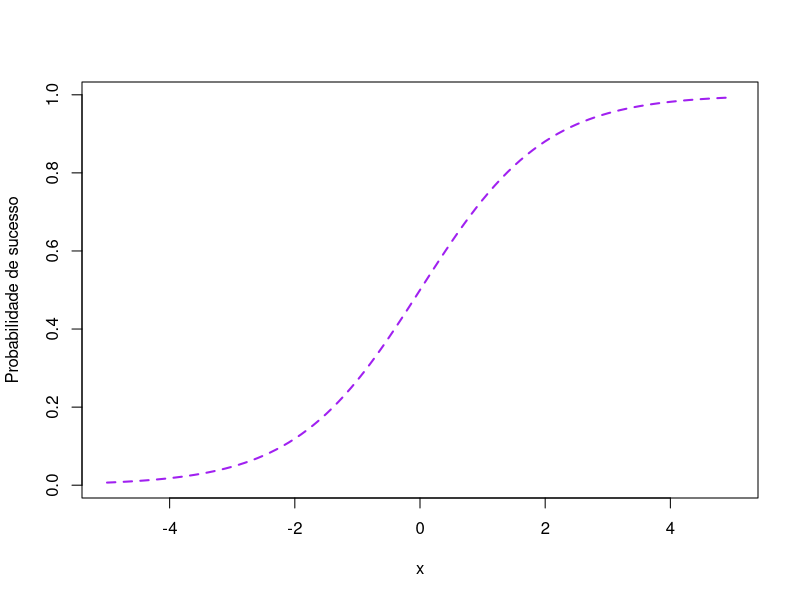
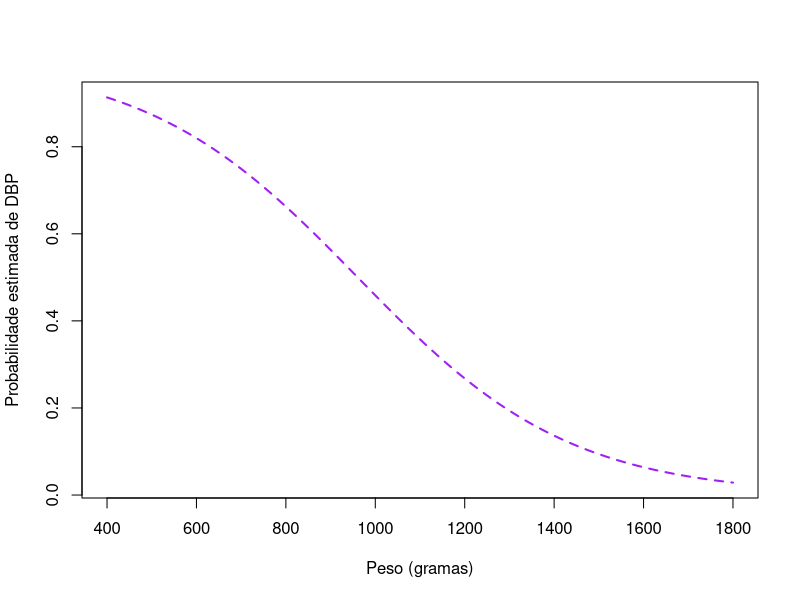

These figures' R source, in order:
## ----scatres, echo=FALSE, eval=TRUE, message=FALSE, warning=FALSE, out.height="85%", fig.align='center'----

plot(x = seq(-5, 5, by = .1),
     y = plogis(q = seq(-5, 5, by = .1)), type = "l",
     xlab = "x",
     ylab = "Probabilidade de sucesso",
     lwd = 2,
     col = "purple",
     lty = 2)



## ----reglog, echo=FALSE, eval=TRUE, message=FALSE, warning=FALSE, out.height="85%", fig.align='center'----

reglog <- function (x){
  pi <- exp(4.0343 - x * 0.0042)/(1 + exp(4.0343 - x * 0.0042))
  pi
}

plot(x = seq(400, 1800, by = 1),
     y = reglog(x = seq(400, 1800, by = 1)), type = "l",
     xlab = "Peso (gramas)",
     ylab = "Probabilidade estimada de DBP",
     lwd = 2,
     col = "purple",
     lty = 2)


